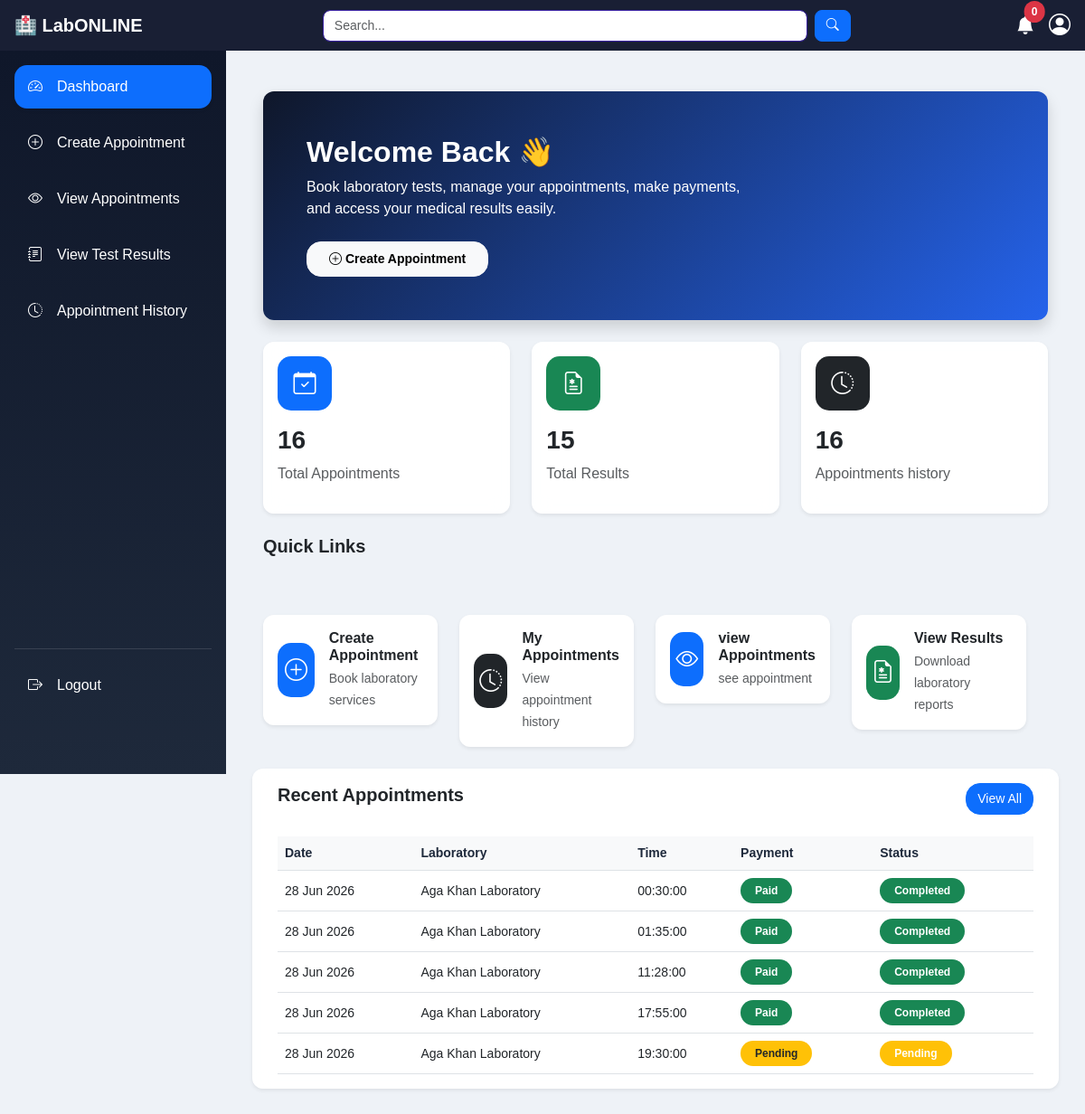
The page /patient/dashboard.php?page=home (signed in) on the database as committed earlier.
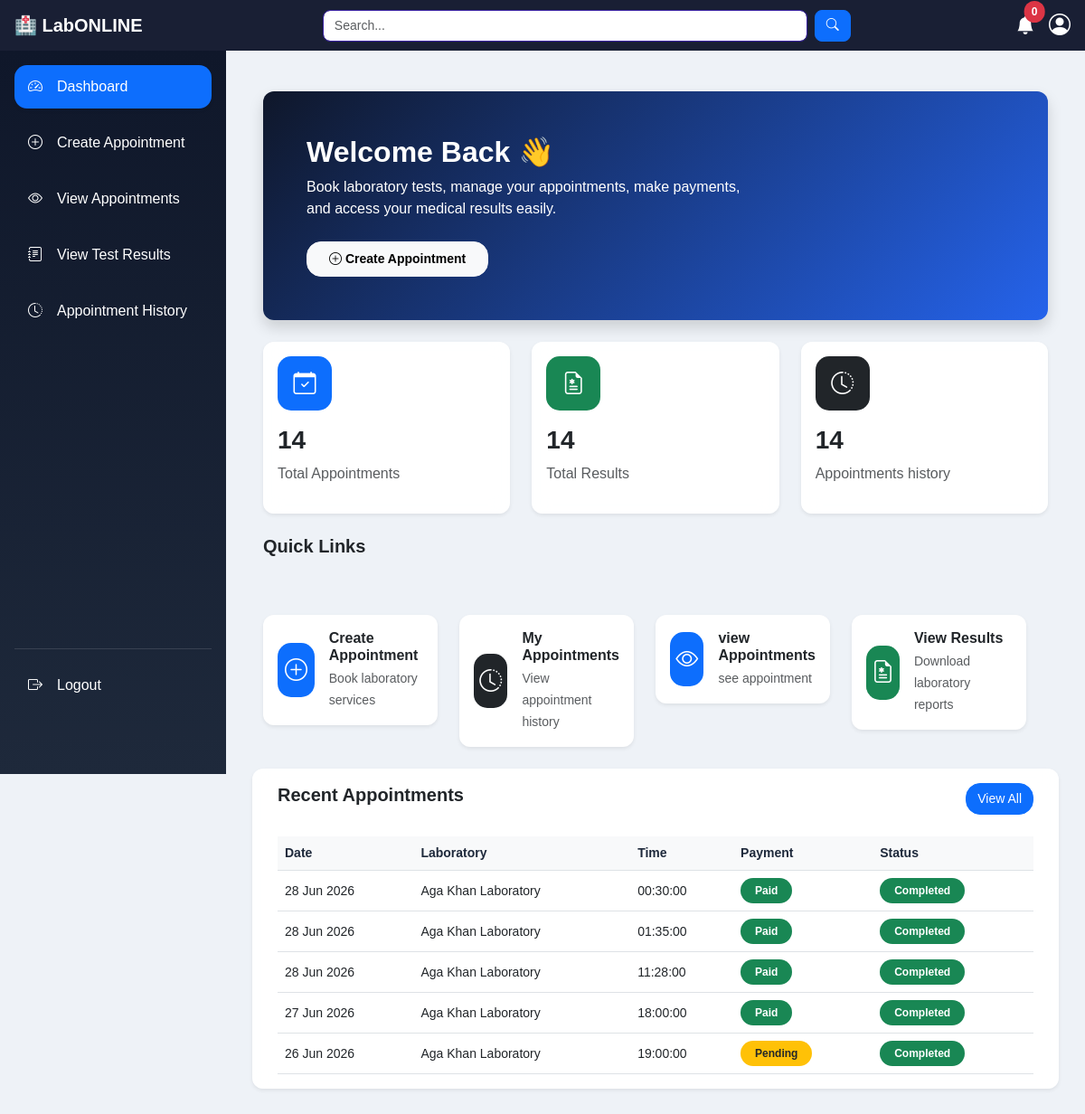
The same page on the database as committed later.
### tables this page shows
CREATE TABLE `appointments` (
  `id` int(11) NOT NULL,
  `rebooked_from_id` int(11) DEFAULT NULL,
  `patient_id` int(11) DEFAULT NULL,
  `doctor_id` int(11) DEFAULT NULL,
  `laboratory_id` int(11) DEFAULT NULL,
  `appointment_date` date DEFAULT NULL,
  `appointment_time` time DEFAULT NULL,
  `type` enum('lab_test','consultation') DEFAULT NULL,
  `sample_collection` enum('home','lab') DEFAULT NULL,
  `address` text DEFAULT NULL,
  `notes` text DEFAULT NULL,
  `status` enum('pending','paid','approved','rejected','completed','cancelled') DEFAULT 'pending',
  `priority` enum('normal','urgent') NOT NULL DEFAULT 'normal',
  `created_at` timestamp NOT NULL DEFAULT current_timestamp(),
  `rejection_reason` text DEFAULT NULL
);

CREATE TABLE `laboratories` (
  `id` int(11) NOT NULL,
  `labo_name` varchar(100) NOT NULL,
  `labo_address` text NOT NULL,
  `location` varchar(255) NOT NULL,
  `available_tests` text DEFAULT NULL,
  `user_id` int(11) NOT NULL
);

### patient/dashboard.php (called while the page is built, shortened)
<?php
include "../shared/layout.php";
?>

### includes/session_user.php (called while the page is built, shortened)
<?php
function getCurrentUserId(): int
{
    return (int) ($_SESSION['user_id'] ?? 0);
}

### repositories/AppointmentRepository.php (called while the page is built, shortened)
<?php
class AppointmentRepository
{
    private mysqli $conn;
    public function __construct(mysqli $conn)
    {
        $this->conn = $conn;
    }
    public function getByPatientId(int $patientUserId): array
{
    $stmt=$this->conn->prepare(
    "SELECT a.*,
    d.full_name AS doctor_name,
    l.labo_name,
    p.payment_status
    FROM appointments a
    LEFT JOIN users d
    ON d.id=a.doctor_id
    LEFT JOIN laboratories l
    ON l.id=a.laboratory_id
    LEFT JOIN payments p
    ON p.appointment_id=a.id
    WHERE a.patient_id=?
    AND NOT EXISTS (
        SELECT 1
        FROM appointments r
        WHERE r.rebooked_from_id = a.id
    )
    ORDER BY
    a.appointment_date DESC"
    );
    $stmt->bind_param(
        'i',
        $patientUserId
    );
    $stmt->execute();
    return $stmt->get_result()
    ->fetch_all(MYSQLI_ASSOC);
}
    public function countByPatientAndStatus(
        int $patientId,
        string $status
    ): int
    {
        $stmt=$this->conn->prepare(
            "SELECT COUNT(*) AS total
             FROM appointments
             WHERE patient_id=?
             AND status=?"
        );
        $stmt->bind_param(
            'is',
            $patientId,
            $status
        );
        $stmt->execute();
        $row=$stmt->get_result()->fetch_assoc();
        return (int)($row['total'] ?? 0);
    }
}

### repositories/TestResultRepository.php (called while the page is built, shortened)
<?php
class TestResultRepository
{
    private mysqli $conn;
    public function __construct(mysqli $conn)
    {
        $this->conn = $conn;
    }
    public function getByPatientUserId(int $patientUserId): array
    {
        $sql = "SELECT tr.id, tr.result_file, tr.remarks, tr.status, tr.uploaded_at,
                       a.id AS appointment_id, a.appointment_date
                FROM test_results tr
                JOIN appointments a ON a.id = tr.appointment_id
                WHERE a.patient_id = ?
                ORDER BY tr.uploaded_at DESC";
        $stmt = $this->conn->prepare($sql);
        $stmt->bind_param('i', $patientUserId);
        $stmt->execute();
        return $stmt->get_result()->fetch_all(MYSQLI_ASSOC);
    }
}

### includes/helpers.php (called while the page is built, shortened)
<?php
function e(?string $value): string
{
    return htmlspecialchars((string) $value, ENT_QUOTES, 'UTF-8');
}
function formatDate(?string $date): string
{
    return date('d M Y', strtotime($date));
}

### patient/content/home.php (the view)
<?php
$appointmentRepo = new AppointmentRepository($conn);
$resultRepo = new TestResultRepository($conn);
$patientId = getCurrentUserId();
$appointmentCount =
$appointmentRepo->countByPatientAndStatus(
    $patientId,
    'pending'
)
+
$appointmentRepo->countByPatientAndStatus(
    $patientId,
    'approved'
)
+
$appointmentRepo->countByPatientAndStatus(
    $patientId,
    'completed'
);
$resultCount =
count(
$resultRepo->getByPatientUserId($patientId)
);
$historyCount =
count(
$appointmentRepo->getByPatientId($patientId)
);
$recentAppointments =
$appointmentRepo->getByPatientId($patientId);
?>
<div class="container-fluid">
    <div class="card welcome-card text-white shadow border-0 mb-4">
        <div class="card-body p-5">
            <div class="row align-items-center">
                <div class="col-md-8">
                    <h2 class="fw-bold">
                        Welcome Back 👋
                    </h2>
                    <p class="mb-4">
                        Book laboratory tests, manage your appointments, make payments, and access your medical
                        results easily.
                    </p>
                    <a href="?page=create_appointment" class="btn btn-light rounded-4 px-4 py-2 fw-semibold">
                        <i class="bi bi-plus-circle"></i>
                        Create Appointment
                    </a>
                </div>
            </div>
        </div>
    </div>
    <div class="row g-4">
        <div class="col-md-4">
            <div class="card glass-card shadow-sm h-100">
                <div class="card-body">
                    <div class="icon-box bg-primary mb-3">
                        <i class="bi bi-calendar-check"></i>
                    </div>
                    <h3 class="fw-bold">
                        <?= $appointmentCount ?? 0 ?>
                    </h3>
                    <p class="text-muted">
                        Total Appointments
                    </p>
                </div>
            </div>
        </div>
        <div class="col-md-4">
            <div class="card glass-card shadow-sm h-100">
                <div class="card-body">
                    <div class="icon-box bg-success mb-3">
                        <i class="bi bi-file-earmark-medical"></i>
                    </div>
                    <h3 class="fw-bold">
                        <?= $resultCount ?? 0 ?>
                    </h3>
                    <p class="text-muted">
                        Total Results
                    </p>
                </div>
            </div>
        </div>
        <div class="col-md-4">
            <div class="card glass-card shadow-sm h-100">
                <div class="card-body">
                    <div class="icon-box bg-dark mb-3">
                        <i class="bi bi-clock-history"></i>
                    </div>
                    <h3 class="fw-bold">
                        <?= $historyCount ?? 0 ?>
                    </h3>
                    <p class="text-muted">
                        Appointments history
                    </p>
                </div>
            </div>
        </div>
        <div class="d-flex justify-content-between align-items-center mt-4 mb-3">
            <h5 class="fw-bold mb-0">
                Quick Links
            </h5>
        </div>
        <div class="row g-4">
            <div class="col-md-3">
                <a href="?page=create_appointment"
                    class="card quick-link shadow-sm border-0 text-decoration-none text-dark">
                    <div class="card-body d-flex align-items-center gap-3">
                        <div class="icon-box bg-primary">
                            <i class="bi bi-plus-circle"></i>
                        </div>
                        <div>
                            <h6 class="fw-bold mb-1">
                                Create Appointment
                            </h6>
                            <small class="text-muted">
                                Book laboratory services
                            </small>
                        </div>
                    </div>
                </a>
            </div>
            <div class="col-md-3">
                <a href="?page=appointment_history"
                    class="card quick-link shadow-sm border-0 text-decoration-none text-dark">
                    <div class="card-body d-flex align-items-center gap-3">
                        <div class="icon-box bg-dark">
                            <i class="bi bi-clock-history"></i>
                        </div>
                        <div>
                            <h6 class="fw-bold mb-1">
                                My Appointments
                            </h6>
                            <small class="text-muted">
                                View appointment history
                            </small>
                        </div>
                    </div>
                </a>
            </div>
            <div class="col-md-3">
                <a href="?page=view_appointments"
                    class="card quick-link shadow-sm border-0 text-decoration-none text-dark">
                    <div class="card-body d-flex align-items-center gap-3">
                        <div class="icon-box bg-primary">
                            <i class="bi bi-eye"></i>
                        </div>
                        <div>
                            <h6 class="fw-bold mb-1">
                                view Appointments
                            </h6>
                            <small class="text-muted">
                                see appointment
                            </small>
                        </div>
                    </div>
                </a>
            </div>
            <div class="col-md-3">
                <a href="?page=view_test_results"
                    class="card quick-link shadow-sm border-0 text-decoration-none text-dark">
                    <div class="card-body d-flex align-items-center gap-3">
                        <div class="icon-box bg-success">
                            <i class="bi bi-file-earmark-medical"></i>
                        </div>
                        <div>
                            <h6 class="fw-bold mb-1">
                                View Results
                            </h6>
                            <small class="text-muted">
                                Download laboratory reports
                            </small>
                        </div>
                    </div>
                </a>
            </div>
        </div>
        <div class="card glass-card shadow-sm mt-4 border-0">
            <div class="card-body">
                <div class="d-flex justify-content-between align-items-center mb-4">
                    <h5 class="fw-bold">
                        Recent Appointments
                    </h5>
                    <a href="?page=view_appointments" class="btn btn-primary rounded-4">
                        View All
                    </a>
                </div>
                <div class="table-responsive">
                    <table class="table align-middle">
                        <thead class="table-light">
                            <tr>
                                <th>Date</th>
                                <th>Laboratory</th>
                                <th>Time</th>
                                <th>Payment</th>
                                <th>Status</th>
                            </tr>
                        </thead>
                        <tbody>
                            <?php if(empty($recentAppointments)): ?>
                            <tr>
                                <td colspan="5" class="text-center text-muted py-4">
                                    <i class="bi bi-calendar-x fs-3 d-block mb-2"></i>
                                    No appointments found
                                </td>
                            </tr>
                            <?php else: ?>
                            <?php foreach(array_slice($recentAppointments,0,5 )as $row): ?>
                            <tr>
                                <td>
                                    <?= formatDate($row['appointment_date']); ?>
                                </td>
                                <td>
                                    <?= e($row['labo_name'] ?? 'Laboratory'); ?>
                                </td>
                                <td>
                                    <?= e($row['appointment_time']); ?>
                                </td>
                                <td>
                                    <?php if(($row['payment_status'] ?? '') == 'paid'): ?>
                                    <span class="badge bg-success rounded-pill px-3 py-2">
                                        Paid
                                    </span>
                                    <?php else: ?>
                                    <span class="badge bg-warning text-dark rounded-pill px-3 py-2">
                                        Pending
                                    </span>
                                    <?php endif; ?>
                                </td>
                                <td>
                                    <?php
                                $status = $row['status'];
                                $badge = match($status){
                                    'completed' => 'success',
                                    'approved' => 'primary',
                                    'pending' => 'warning',
                                    'rejected' => 'danger',
                                    default => 'secondary'};
                                    ?>
                                    <span class="badge bg-<?= $badge ?> rounded-pill px-3 py-2">
                                        <?= ucfirst($status); ?>
                                    </span>
                                </td>
                            </tr>
                            <?php endforeach; ?>
                            <?php endif; ?>
                        </tbody>
                    </table>
                </div>
            </div>
        </div>
    </div>

Rows that differ between the two databases and show on the page:
removed appointments: appointment_date "28 Jun 2026", laboratory.labo_name "Aga Khan Laboratory", appointment_time "17:55:00", shows "Paid", status "Completed"
removed appointments: appointment_date "28 Jun 2026", laboratory.labo_name "Aga Khan Laboratory", appointment_time "19:30:00", shows "Pending", status "Pending"
now on this page (row unchanged): appointments: appointment_date "27 Jun 2026", laboratory.labo_name "Aga Khan Laboratory", appointment_time "18:00:00", shows "Paid", status "Completed"
now on this page (row unchanged): appointments: appointment_date "26 Jun 2026", laboratory.labo_name "Aga Khan Laboratory", appointment_time "19:00:00", shows "Pending", status "Completed"
Other text that changed with them:
$appointmentCount: "16" → "14"
$resultCount: "15" → "14"
$historyCount: "16" → "14"
